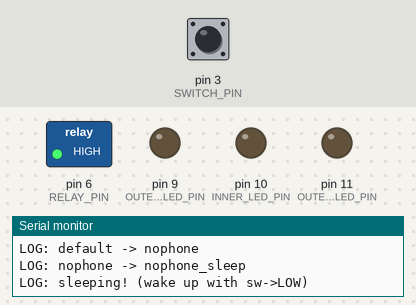
Bench run of a sketch on a simulated Arduino Pro Mini, built with avr-gcc and run on an emulated ATmega328P. On the bench: switched loads named in the sketch (green lamp = pin HIGH), output pins drawn as LEDs (lit = HIGH), the last lines printed to the serial monitor. Inputs (shaded band) come from the test bench; at power-on: pin 3 (SWITCH_PIN) HIGH. Sleep ends after the set time or at an interrupt; EEPROM starts erased; the audio player accepts every command and is not drawn.

Above: at 12.2 s.
12.3 s: pin 3 (SWITCH_PIN) pulled LOW for 0.15 s
At 12.68 s:
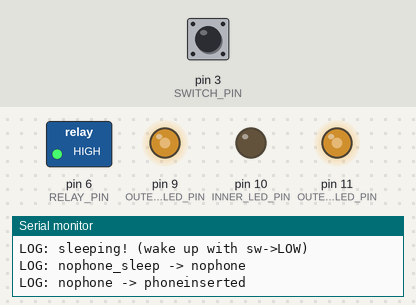
15.4 s: pin 3 (SWITCH_PIN) pulled LOW for 3.2 s
At 19.6 s:
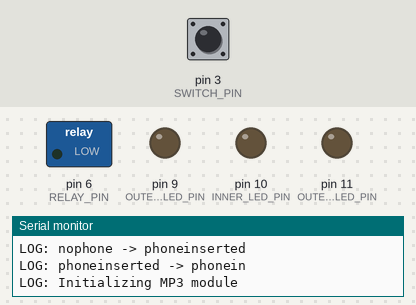
21.6 s: pin 3 (SWITCH_PIN) pulled LOW for 3.2 s
At 26.78 s:
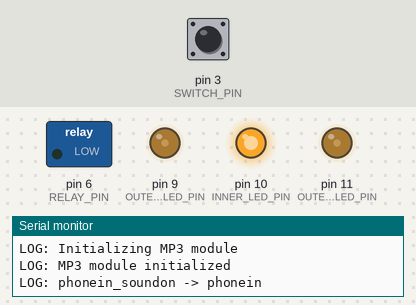
27.8 s: pin 3 (SWITCH_PIN) pulled LOW for 3.2 s
At 32.1 s:
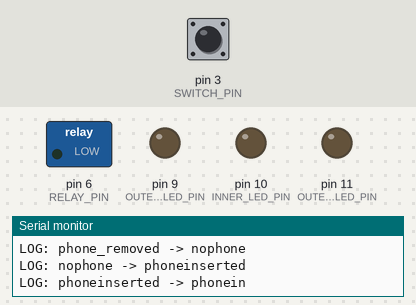
34.0 s: pin 3 (SWITCH_PIN) pulled LOW for 3.2 s
At 40.12 s:
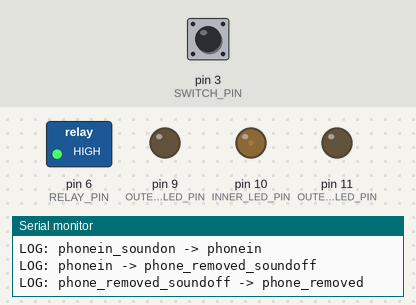
40.2 s: pin 3 (SWITCH_PIN) pulled LOW for 1 s
At 42.58 s:
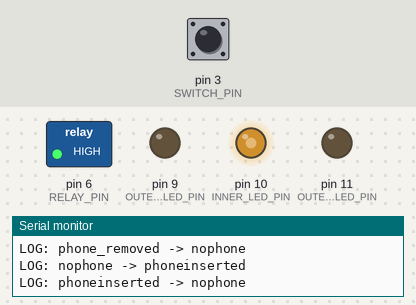
Timing chart, 0 to 44.2 s (numbered marks = the images above; inputs shaded):
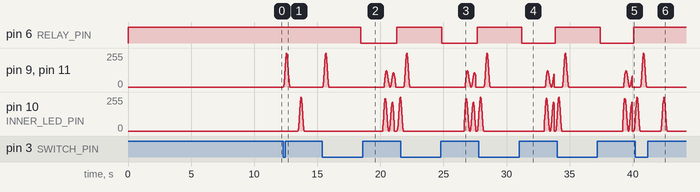

Measured:
- after the input at 12.3 s, pin 9 (OUTER1_LED_PIN), pin 10 (INNER_LED_PIN), pin 11 (OUTER2_LED_PIN): rises from 0/255 to 252/255 in 0.24 s, then falls to 0/255 in 0.26 s
- after the input at 21.6 s, pin 6 (RELAY_PIN): HIGH → LOW after 3.2 s, → HIGH 2.8 s later
- after the input at 27.8 s, pin 6 (RELAY_PIN): HIGH → LOW after 3.4 s, → HIGH 2.7 s later
- after the input at 34.0 s, pin 6 (RELAY_PIN): HIGH → LOW after 3.4 s, → HIGH 2.6 s later
- after the input at 40.2 s, pin 9 (OUTER1_LED_PIN), pin 11 (OUTER2_LED_PIN): rises from 0/255 to 252/255 in 0.24 s, then falls to 0/255 in 0.26 s

The sketch:

pillowcode.ino
```cpp
// (licence header left out)
#include <avr/sleep.h>
#include <SoftwareSerial.h>
#include <DFRobotDFPlayerMini.h>
#include <EEPROM.h>
#include "pillowtypes.h"
#include "logging.h"


/* *************************************************************** */
/* Constants
/* *************************************************************** */

/**
 * Arduino Pro Mini has 2 external interrupts: 0 and 1, associated
 * with digital pins 2 and 3.
 *
 * Because we only have two interrupts, we multiplex the
 * VIBRATION_PIN so that it also triggers when the *switch* goes LOW
 * (the phone is removed).
 */
#define VIBRATION_PIN 2
#define VIBRATION_INT 0
#define SWITCH_PIN 3
#define SWITCH_INT 1

/** Pin controlling power for MP3 module. */
#define RELAY_PIN 6
/** TX pin for MP3 module. */
#define MP3_TX_PIN 8
/**
 * RX pin for MP3 module -- note we don't actually read from the
 * MP3 module.
 */
#define MP3_RX_PIN 7

/**
 * LED pins.
 */
#define INNER_LED_PIN 10
#define OUTER1_LED_PIN 9
#define OUTER2_LED_PIN 11

/**
 * Animation constants, all in MILLISECONDS.
 */
#define HEARTBEAT_PERIOD 1800ul
#define BUMP_BLINK_TIME 500ul
#define INSERT_BLINK_TIME 500ul
#define FADE_TIME 500ul
/** Frame rate for animation. */
#define TIME_STEP 20ul
/** How much time to allow the phone to be removed for before
 * triggering a removed event.
 */
#define NOPHONE_MARGIN_LIMIT 1000ul

//
// Time-frame constants, all in SECONDS.
//
/** How long the heartbeat lights and sounds go on for. */
#define HEARTBEAT_TIME 30ul
/**
 * How much delay between inserting the phone and having the
 * heartbeat routine begin. Note that initializing the MP3 module
 * takes 2-3 additional seconds.
 */
#define PRE_HEARTBEAT_DELAY_TIME 3ul
/** How often to write a elapsed time event to the log. */
#define ELAPSED_TIME_LOG_TIME 1800ul
/**
 * How much time to wait before starting logging (to allow for the
 * erase command to be initiated).
 */
#define DONT_LOG_UNTIL_TIME 10ul


/**
 * MP3 module volume (int). Valid range 0 - 30.
 */
#define MP3_VOLUME 22

/**
 * LED brightnesses (int). Valid range 0 - 255.
 */
#define LED_BRIGHT 255
#define LED_MEDIUM 128
#define LED_DIM 64
#define LED_VERY_DIM 32

/**
 * Logging-related constants.
 */
#define LOG_ADDR 16


/* *************************************************************** */
/* General
/* *************************************************************** */

SoftwareSerial mp3ModuleSoftwareSerial(MP3_RX_PIN, MP3_TX_PIN); // RX, TX
DFRobotDFPlayerMini mp3Module;

/** Animation time counter */
unsigned long ctr = 0;

/** Time elapsed counter. Adds 1 for every ~8 seconds passed. */
unsigned long elapsedTimeCtr = 0;

/** Time elapsed since detecting the phone as being removed. Counts
 * up until NOPHONE_MARGIN_LIMIT, at which point we trigger a
 * removed event.
 */
unsigned long nophoneMarginCtr = 0;

State currentState = DEFAULT_STATE;

/** Logging State */
struct PillowLog globalLog;

/**
 * Whether the Arduino is was in sleep mode before an interrupt.
 * Needed by the watchdog timer to know if to log an event.
 */
bool is_sleep = false;
/**
 * Whether the Arduino was awakened due to the watchdog timer.
 * Needed to distinguish an external interrupt from the watchdog
 * interrupt.
 */
volatile bool is_wdt = false;


/**
 * ISR for watchdog timer.
 */
ISR(WDT_vect)
{
  if (!is_sleep) {
    return;
  }
  is_wdt = true;
}

/**
 * Write debug text to Arduino software console.
 */
inline void debugLog(char * text) {
  Serial.print(F("LOG: "));
  Serial.println(text);
  Serial.flush();
}

inline void debugLog(const __FlashStringHelper * text) {
  // Overload that enables printing strings from flash memory.
  Serial.print(F("LOG: "));
  Serial.println(text);
  Serial.flush();
}

/**
 * Write an event of the given type to the current log trial.
 */
void updateLog(char eventType) {
  if (globalLog.overflowed) {
    debugLog(F("Log overflowed: no more events written"));
    return;
  }
  globalLog.eventType[globalLog.idx] = eventType;
  globalLog.idx++;
  if (globalLog.idx >= LOGGING_EVENT_COUNT) {
    globalLog.overflowed = true;
  }
  EEPROM.put(LOG_ADDR, globalLog);
}

/**
 * Enable Serial for the MP3 module.
 */
inline void startSerial() {
  digitalWrite(RELAY_PIN, LOW);
  delay(100);
  mp3ModuleSoftwareSerial.begin(9600);
}

/**
 * Disable serial for the MP3 module.
 */
inline void stopSerial() {
  mp3ModuleSoftwareSerial.flush();
  mp3ModuleSoftwareSerial.end();
  delay(100);
  digitalWrite(MP3_TX_PIN, LOW);
  digitalWrite(RELAY_PIN, HIGH);
}

void setup() {
  // Relay pin is ACTIVE LOW
  pinMode(RELAY_PIN, OUTPUT);
  pinMode(VIBRATION_PIN, INPUT_PULLUP);
  pinMode(SWITCH_PIN, INPUT_PULLUP);
  pinMode(OUTER1_LED_PIN, OUTPUT);
  pinMode(INNER_LED_PIN, OUTPUT);
  pinMode(OUTER2_LED_PIN, OUTPUT);

  digitalWrite(RELAY_PIN, HIGH);
  // Don't float TX pin
  digitalWrite(MP3_TX_PIN, LOW);

  //
  // Set up watchdog timer.
  //

  // Clear watchdog flag to prevent reset.
  MCUSR &= ~(1<<WDRF);
  // Enable watchdog and enable clearing of watchdog.
  WDTCSR |= (1<<WDCE) | (1<<WDE);
  // Set watchdog prescaler
  WDTCSR = 1<<WDP0 | 1<<WDP3; // 1 0 0 1 => 8 seconds (max)
  // Enable watchdog interrupt instead of reset
  WDTCSR |= _BV(WDIE);

  Serial.begin(115200);
  delay(1000);
  debugLog(F("Serial output is working"));
  Serial.flush();

  //
  // Log handling.
  //

  EEPROM.get(LOG_ADDR, globalLog);

  // Update log counter.
  if (globalLog.magic != LOGGING_HEADER_MAGIC) {
    Serial.println(F("Incorrect magic; doing first time init"));
    globalLog.magic = LOGGING_HEADER_MAGIC;
    globalLog.count = 0;
    globalLog.idx = 0;
    globalLog.overflowed = false;
  } else {
    globalLog.count++;
  }

  EEPROM.put(LOG_ADDR, globalLog);

  // Read data stored in log.
  Serial.println(F("META"));
  Serial.print(F("Power On Count "));
  Serial.println(globalLog.count);
  Serial.print(F("Overflowed? "));
  Serial.println(globalLog.overflowed);
  Serial.print(F("["));
  for (int i = 0; i < globalLog.idx; i++) {
    Serial.print((char) globalLog.eventType[i]);
  }
  Serial.println(F("]"));
  Serial.flush();

  delay(DONT_LOG_UNTIL_TIME*1000ul);

  // Enable clearing of log.
  if (Serial.read() == '!') {
    debugLog(F("Erase command initiated, clearing trial data..."));
    globalLog.idx = 0;
    globalLog.overflowed = false;
    EEPROM.put(LOG_ADDR, globalLog);
    debugLog(F("Please restart."));
    while(1);
  }

  updateLog(TYPE_POWER_ON);
}

/**
 * Necessary to have external interrupts trigger. Do nothing.
 */
void onWake() {}

/**
 * Enable the specified interrupt (either VIBRATION_INT or
 * SWITCH_INT) and put the Arduino to sleep.
 */
void cfgIntAndSleep(int theInt) {
  is_wdt = false;
  is_sleep = true;
  set_sleep_mode(SLEEP_MODE_PWR_DOWN);
  // External interrupts can only trigger on LOW.
  attachInterrupt(theInt, onWake, LOW);
  sleep_enable();
  sleep_bod_disable();
  // Wakes up on LOW external trigger or watchdog.
  sleep_mode();
  // Resumes here:
  sleep_disable();
  detachInterrupt(theInt);
  is_sleep = false;
}

/**
 * Return true once the phone has been removed for longer
 * than NOPHONE_MARGIN_LIMIT.
 */
PhoneMarginState isPhoneRemoved() {
  if (digitalRead(SWITCH_PIN) == HIGH) {
    nophoneMarginCtr++;
    if (nophoneMarginCtr >= NOPHONE_MARGIN_LIMIT/TIME_STEP) {
      nophoneMarginCtr = 0;
      return PHONE_MARGIN_REMOVED;
    }
    return PHONE_MARGIN_OUT;
  }
  nophoneMarginCtr = 0;
  return PHONE_MARGIN_IN;
}

/**
 * Same as isPhoneRemoved(), but the function will block until the
 * phone is either removed for longer than NOPHONE_MARGIN_LIMIT or
 * put back in. This is necessary to prevent the Arduino from going
 * back to sleep and never interrupting again.
 */
PhoneMarginState isPhoneRemovedSync() {
  bool wasRemoved = false;
  while (true) {
    PhoneMarginState marginState = isPhoneRemoved();
    if (marginState == PHONE_MARGIN_OUT) {
      wasRemoved = true;
    }
    if (marginState == PHONE_MARGIN_IN) {
      if (wasRemoved) {
        return PHONE_MARGIN_OUT;
      }
      return PHONE_MARGIN_IN;
    }
    if (marginState == PHONE_MARGIN_REMOVED) {
      return PHONE_MARGIN_REMOVED;
    }
    delay(TIME_STEP);
  }
}

/**
 * Return whether the watchdog timer triggered. If it did, log an
 * event every ELAPSED_TIME_LOG_TIME seconds.
 */
bool handleWdt() {
  if (!is_wdt) {
    return false;
  }
  elapsedTimeCtr++;
  if (elapsedTimeCtr % (ELAPSED_TIME_LOG_TIME / 8) == 0) {
    debugLog(F("Time elapsed"));
    updateLog(TYPE_TIME_ELAPSED);
  }
  return true;
}


/* *************************************************************** */
/* Animation Routines
/* *************************************************************** */

/**
 * Heartbeat animation routine.
 */
void asyncStepOutputs() {
  float xw = ctr*TIME_STEP*(2.0*PI)/HEARTBEAT_PERIOD;

  // Envelope
  float envelopeBase = ctr*TIME_STEP/(HEARTBEAT_TIME*1000.0);

  // Heartbeat pattern
  float heartbeat =     LED_BRIGHT
                          * max(0, sin(xw + PI/2.0*0.95)
                                 * sin(2*xw)
                                )*1.2
                          * (1 - envelopeBase);
  float heartbeatecho = LED_MEDIUM
                          * max(0, sin(xw + PI/2.0*0.95 - 2.0*PI*0.05)
                                 * sin(2*xw - 2*2.0*PI*0.05)
                                )*1.2
                          * (1 - envelopeBase);
  analogWrite(INNER_LED_PIN, heartbeat);
  analogWrite(OUTER1_LED_PIN, heartbeatecho);
  analogWrite(OUTER2_LED_PIN, heartbeatecho);

  if (ctr*TIME_STEP % HEARTBEAT_PERIOD == 0) {
    mp3Module.volume((int) (MP3_VOLUME * (1 - envelopeBase*envelopeBase) ));
    mp3Module.play(1);
  }

  ctr++;
  delay(TIME_STEP);
}

/**
 * Executes when vibration switch triggered in sleep mode.
 */
void syncBlinkOutputs() {
  for (unsigned long i = 0;
        i*TIME_STEP < BUMP_BLINK_TIME + BUMP_BLINK_TIME/4.0; i++) {
    float xw = i*TIME_STEP*(2.0*PI)/BUMP_BLINK_TIME;

    if (i*TIME_STEP > BUMP_BLINK_TIME) {
      analogWrite(INNER_LED_PIN, 0);
    } else {
      analogWrite(INNER_LED_PIN, LED_DIM/2 + (LED_DIM/2-1)*sin(xw - PI/2.0));
    }
    if (i*TIME_STEP < BUMP_BLINK_TIME/4.0) {
      analogWrite(OUTER1_LED_PIN, 0);
      analogWrite(OUTER2_LED_PIN, 0);
    } else {
      analogWrite(OUTER1_LED_PIN,
        LED_VERY_DIM/2 + (LED_VERY_DIM/2-1)*sin(xw - PI));
      analogWrite(OUTER2_LED_PIN,
        LED_VERY_DIM/2 + (LED_VERY_DIM/2-1)*sin(xw - PI));
    }

    delay(TIME_STEP);
  }
}

/**
 * Executes when phone is inserted.
 */
void asyncBlinkOutputs() {
  float xw = ctr*TIME_STEP*(2.0*PI)/INSERT_BLINK_TIME;

  if (ctr*TIME_STEP < INSERT_BLINK_TIME) {
    analogWrite(OUTER1_LED_PIN,
      LED_BRIGHT/2 + (LED_BRIGHT/2-1)*sin(xw - PI/2.0));
    analogWrite(OUTER2_LED_PIN,
      LED_BRIGHT/2 + (LED_BRIGHT/2-1)*sin(xw - PI/2.0));
  } else {
    analogWrite(OUTER1_LED_PIN, 0);
    analogWrite(OUTER2_LED_PIN, 0);
  }

  ctr++;
  delay(TIME_STEP);
}

/**
 * Executes when phone is removed.
 */
void syncFadeOutputs() {
  for (unsigned long i = 0; i*TIME_STEP < FADE_TIME; i++) {
    float xw = i*TIME_STEP*(2.0*PI)/FADE_TIME;
    analogWrite(INNER_LED_PIN,
      LED_BRIGHT/2 + (LED_BRIGHT/2-1)*sin(xw - PI/2.0));
    delay(TIME_STEP);
  }
}

/**
 * Makes sure all LEDs go off between states and resets animation
 * frame counter.
 */
void shutoffAction() {
  analogWrite(OUTER1_LED_PIN, 0);
  analogWrite(INNER_LED_PIN, 0);
  analogWrite(OUTER2_LED_PIN, 0);
  ctr = 0;
}


/* *************************************************************** */
/* State Machine
/* *************************************************************** */

State doDefaultState() {
  debugLog(F("default -> nophone"));
  return NOPHONE_STATE;
}

State doNophoneState() {
  if (digitalRead(SWITCH_PIN) == LOW) {
    updateLog(TYPE_INSERT);
    debugLog(F("nophone -> phoneinserted"));
    return PHONE_INSERTED_STATE;
  }

  debugLog(F("nophone -> nophone_sleep"));
  return NOPHONE_SLEEP_STATE;
}

State doNophoneSleepState() {
  debugLog(F("sleeping! (wake up with sw->LOW)"));
  shutoffAction();
  cfgIntAndSleep(SWITCH_INT);

  if (handleWdt()) {
    debugLog(F("nophone_sleep -> nophone_sleep"));
    return NOPHONE_SLEEP_STATE;
  }

  debugLog(F("nophone_sleep -> nophone"));
  return NOPHONE_STATE;
}

State doPhoneInsertedState() {
  if (isPhoneRemoved() == PHONE_MARGIN_REMOVED) {
    shutoffAction();
    updateLog(TYPE_REMOVE_ON);
    debugLog(F("phoneinserted -> nophone"));
    return PHONE_REMOVED_STATE;
  }

  if (ctr*TIME_STEP >= PRE_HEARTBEAT_DELAY_TIME*1000ul) {
    shutoffAction();
    debugLog(F("phoneinserted -> phonein"));
    return PHONEIN_SOUNDON_STATE;
  }

  asyncBlinkOutputs();
  return PHONE_INSERTED_STATE;
}

State doPhoneinSoundonState() {
  startSerial();
  delay(1000);
  debugLog(F("Initializing MP3 module"));
  if (!mp3Module.begin(mp3ModuleSoftwareSerial, true, false)) {
    // If the code gets here, there's probably a hardware issue with
    // the MP3 module.
    debugLog(F("Unable to initialize MP3 module"));
    while(1);
  } else {
    debugLog(F("MP3 module initialized"));
    mp3Module.reset();
    delay(100);
    mp3Module.volume(MP3_VOLUME);
  }

  debugLog(F("phonein_soundon -> phonein"));
  return PHONEIN_STATE;
}

State doPhoneinState() {
  if (isPhoneRemoved() == PHONE_MARGIN_REMOVED) {
    shutoffAction();
    debugLog(F("phonein -> phone_removed_soundoff"));
    return PHONE_REMOVED_SOUNDOFF_STATE;
  }

  if (ctr*TIME_STEP >= HEARTBEAT_TIME*1000ul) {
    shutoffAction();
    debugLog(F("phonein -> phonein_sleep_soundoff"));
    return PHONEIN_SLEEP_SOUNDOFF_STATE;
  }

  asyncStepOutputs();
  return PHONEIN_STATE;
}

State doPhoneRemovedSoundoffState() {
  stopSerial();
  updateLog(TYPE_REMOVE_ON);
  debugLog(F("phone_removed_soundoff -> phone_removed"));
  return PHONE_REMOVED_STATE;
}

State doPhoneinSleepSoundoffState() {
  stopSerial();
  debugLog(F("phonein_sleep_soundoff -> phonein_sleep"));
  return PHONEIN_SLEEP_STATE;
}

State doPhoneinSleepState() {
  debugLog(F("sleeping! (wake up with vib->HIGH or sw->HIGH)"));
  cfgIntAndSleep(VIBRATION_INT);

  PhoneMarginState marginState = isPhoneRemovedSync();
  if (marginState == PHONE_MARGIN_REMOVED) {
    updateLog(TYPE_REMOVE_SLEEP);
    debugLog(F("phonein_sleep -> phone_removed"));
    return PHONE_REMOVED_STATE;
  }
  if (marginState == PHONE_MARGIN_OUT) {
    // Pretend as if nothing happened
    debugLog(F("phonein_sleep -> phonein_sleep"));
    return PHONEIN_SLEEP_STATE;
  }

  if (handleWdt()) {
    debugLog(F("phonein_sleep -> phonein_sleep"));
    return PHONEIN_SLEEP_STATE;
  }

  debugLog(F("phonein_sleep -> vibrated"));
  return VIBRATED_STATE;
}

State doVibratedState() {
  syncBlinkOutputs();
  shutoffAction();

  updateLog(TYPE_BUMP);
  debugLog(F("vibrated -> phonein_sleep"));
  return PHONEIN_SLEEP_STATE;
}

State doPhoneRemovedState() {
    syncFadeOutputs();
    shutoffAction();

    debugLog(F("phone_removed -> nophone"));
    return NOPHONE_STATE;
}

void loop() {
  switch (currentState) {
    case DEFAULT_STATE:
                    currentState = doDefaultState(); break;
    case NOPHONE_STATE:
                    currentState = doNophoneState(); break;
    case NOPHONE_SLEEP_STATE:
                    currentState = doNophoneSleepState(); break;
    case PHONE_INSERTED_STATE:
                    currentState = doPhoneInsertedState(); break;
    case PHONE_REMOVED_STATE:
                    currentState = doPhoneRemovedState(); break;
    case PHONEIN_SOUNDON_STATE:
                    currentState = doPhoneinSoundonState(); break;
    case PHONEIN_STATE:
                    currentState = doPhoneinState(); break;
    case PHONE_REMOVED_SOUNDOFF_STATE:
                    currentState = doPhoneRemovedSoundoffState(); break;
    case PHONEIN_SLEEP_SOUNDOFF_STATE:
                    currentState = doPhoneinSleepSoundoffState(); break;
    case PHONEIN_SLEEP_STATE:
                    currentState = doPhoneinSleepState(); break;
    case VIBRATED_STATE:
                    currentState = doVibratedState(); break;
    case INVALID_STATE:
    default: debugLog(F("invalid state")); break;
  }
}
```

logging.h
```cpp
// (licence header left out)
#ifndef LOGGING_H
#define LOGGING_H

/** To avoid reading garbage from the EEPROM */
#define LOGGING_HEADER_MAGIC 0xD02E

/** Event Types */
#define TYPE_INSERT 'I'
#define TYPE_REMOVE_ON 'R'
#define TYPE_REMOVE_SLEEP 'X'
#define TYPE_BUMP 'B'
#define TYPE_TIME_ELAPSED 'T'
#define TYPE_POWER_ON 'P'

/**
 * Should be less than 1024, the EEPROM size of the Arduino Pro Mini.
 */
#define LOGGING_EVENT_COUNT 512

/**
 * One of these should be stored (at the beginning) in EEPROM.
 */
struct PillowLog {

  /**
   * Set to 0xD02E, because we DOZE with the pillow.
   */
  unsigned int magic; // 2B

  /**
   * Starts at 0, and counts up each time the arduino is reset.
   * Emptying the log will not reset this value.
   */
  unsigned long count; // 4B

  /**
   * Default 0. Increment for each log. Indicates how many items
   * there are.
   */
  unsigned int idx;  // 2B

  /**
   * Default false. Set to true when all log events filled.
   */
  bool overflowed; // 1B

  /**
   * List of events in order of occurrence.
   * 'I': phone inserted
   * 'R': phone removed (while on)
   * 'X': phone removed (while sleep mode)
   * 'B': pillow bumped
   * 'T': 30 (configurable) minutes passed (while sleep mode)
   * 'P': Arduino powered on
   */
  unsigned char eventType[LOGGING_EVENT_COUNT]; // 1B ea.

};

#endif /* LOGGING_H */
```

pillowtypes.h
```cpp
// (licence header left out)
#ifndef PILLOWTYPES_H
#define PILLOWTYPES_H

/** Defines all the states for the pillow state machine. */
typedef enum { INVALID_STATE, DEFAULT_STATE, NOPHONE_STATE, NOPHONE_SLEEP_STATE,
               PHONE_INSERTED_STATE, PHONEIN_SOUNDON_STATE, PHONEIN_STATE,
               PHONE_REMOVED_SOUNDOFF_STATE, PHONEIN_SLEEP_SOUNDOFF_STATE,
               PHONEIN_SLEEP_STATE, VIBRATED_STATE, PHONE_REMOVED_STATE } State;

/**
 * States for when the phone is removed for a brief period of time.
 * OUT means the phone was out temporarily at some point, whereas
 * REMOVED means the removed event should be triggered.
 */
typedef enum { PHONE_MARGIN_IN, PHONE_MARGIN_OUT, PHONE_MARGIN_REMOVED
               } PhoneMarginState;

#endif
```
